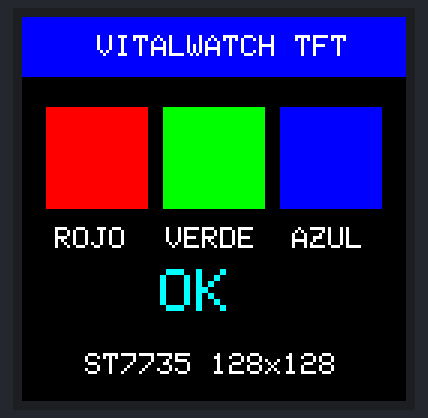
This sketch was run on a simulated ESP32. Parts: 128×128 colour display. What the sketch prints to the serial monitor is not drawn.

Above: at 0.2 s.

The sketch:

tft_test.ino
```cpp
#include <Adafruit_GFX.h>
#include <Adafruit_ST7735.h>
#include <SPI.h>

const int TFT_SCK = 18;
const int TFT_MOSI = 23;
const int TFT_DC = 2;
const int TFT_RST = 4;
const int TFT_CS = 5;

Adafruit_ST7735 tft = Adafruit_ST7735(&SPI, TFT_CS, TFT_DC, TFT_RST);

void setup() {
  Serial.begin(115200);
  SPI.begin(TFT_SCK, -1, TFT_MOSI, TFT_CS);
  tft.initR(INITR_144GREENTAB);
  tft.setRotation(0);
  tft.setTextWrap(false);

  tft.fillScreen(ST77XX_BLACK);
  tft.fillRect(0, 0, 128, 20, ST77XX_BLUE);
  tft.setTextColor(ST77XX_WHITE);
  tft.setTextSize(1);
  tft.setCursor(25, 6);
  tft.print("VITALWATCH TFT");

  tft.fillRect(8, 30, 34, 34, ST77XX_RED);
  tft.fillRect(47, 30, 34, 34, ST77XX_GREEN);
  tft.fillRect(86, 30, 34, 34, ST77XX_BLUE);

  tft.setCursor(11, 70);
  tft.print("ROJO");
  tft.setCursor(48, 70);
  tft.print("VERDE");
  tft.setCursor(90, 70);
  tft.print("AZUL");

  tft.setTextColor(ST77XX_CYAN);
  tft.setTextSize(2);
  tft.setCursor(46, 84);
  tft.print("OK");

  tft.setTextColor(ST77XX_WHITE);
  tft.setTextSize(1);
  tft.setCursor(21, 112);
  tft.print("ST7735 128x128");

  Serial.println("Prueba TFT VitalWatch iniciada correctamente.");
}

void loop() {
  // La imagen queda fija para poder revisar colores, orientacion y cableado.
  delay(1000);
}
```
